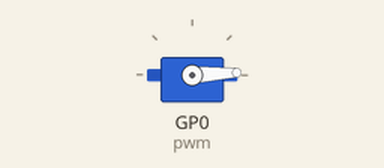
Simulated run of this program. Board: Raspberry Pi Pico running MicroPython. On the bench: servo. Servo angles are drawn from the pulse width (0.5 ms = 0°, 2.5 ms = 180°).

Above: at 0.05 s.
At 0.2 s:
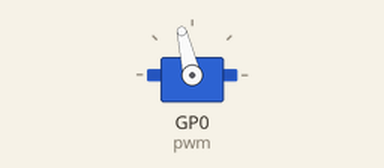
At 0.35 s:
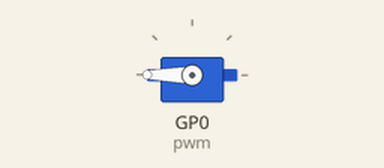
At 0.65 s:
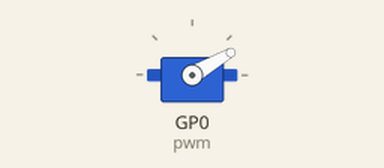
Timing chart, 0 to 3.0 s (numbered marks = the images above):
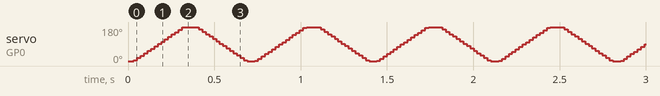

The program:

main.py
```python
# Alumno: Gutierrez Vizcarra Daniel 19210503
# Circuito que prende un servomotor.

import time
from machine import Pin, PWM

MIN_DUTY = 1000
MAX_DUTY = 9000
pwm = PWM(Pin(0))
pwm.freq(50)

duty = MIN_DUTY
direction = 1

while True:
	for _ in range(1024):
		duty += direction
		if duty > MAX_DUTY:
			duty = MAX_DUTY
			direction = -direction
		elif duty < MIN_DUTY:
			duty= MIN_DUTY
			direction = -direction
		pwm.duty_u16(duty)
```
